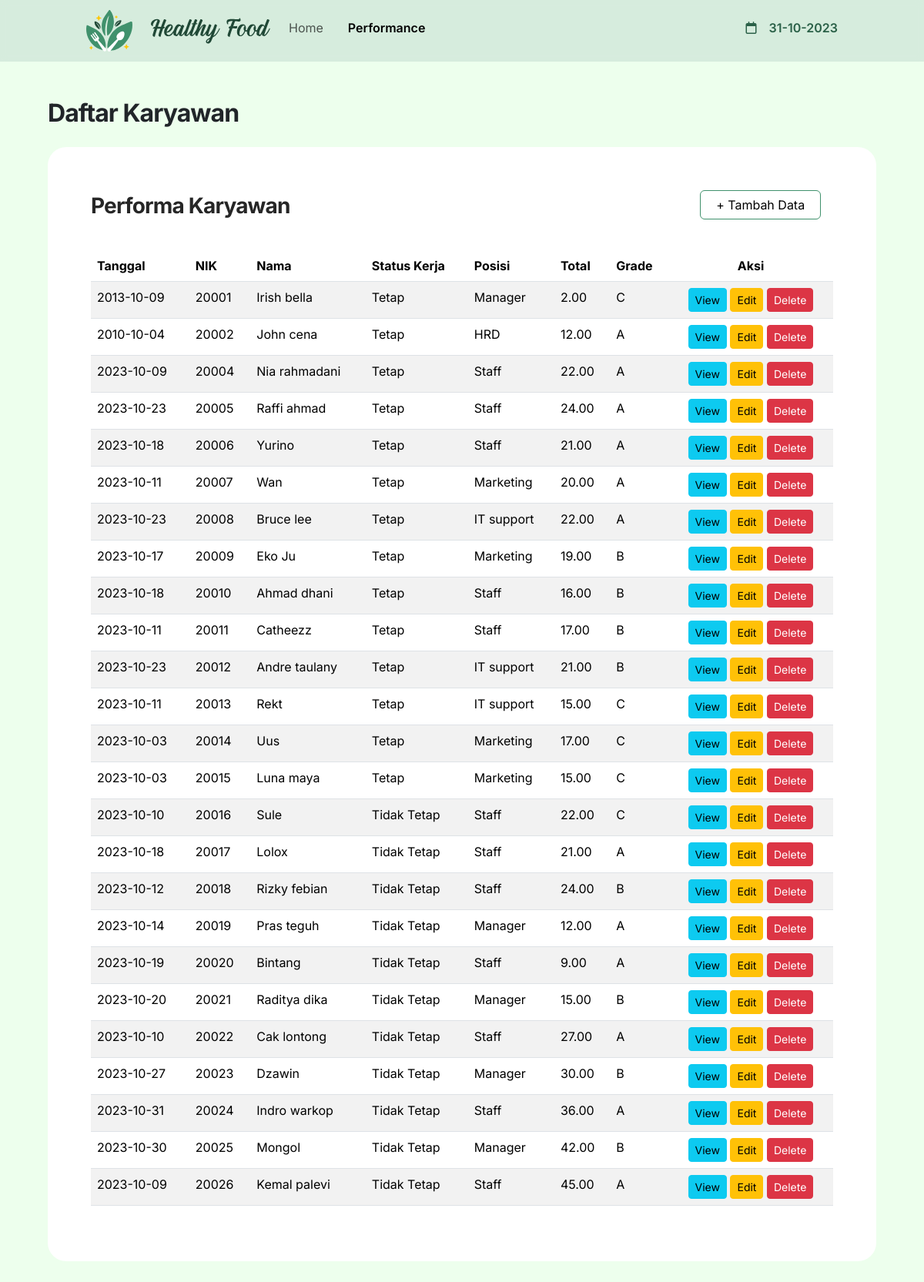
Page /performance.php on the earlier database version.
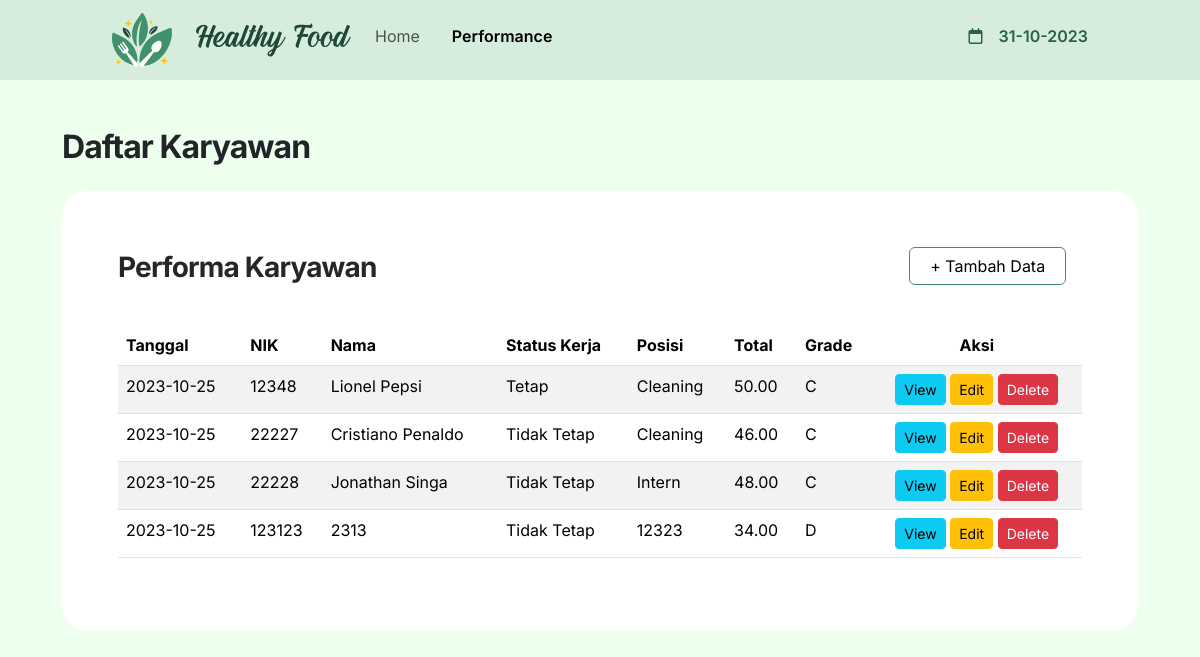
Same page on the later database version.
### tables this page shows
CREATE TABLE `performance` (
  `nik` int(8) NOT NULL,
  `foto` varchar(200) NOT NULL,
  `nama` varchar(200) NOT NULL,
  `status_kerja` enum('Tetap','Tidak Tetap') NOT NULL,
  `position` varchar(10) NOT NULL,
  `tgl_penilaian` date NOT NULL,
  `responsibility` decimal(10,2) NOT NULL,
  `teamwork` decimal(10,2) NOT NULL,
  `management_time` decimal(10,2) NOT NULL,
  `total` decimal(10,2) NOT NULL,
  `grade` varchar(3) NOT NULL
);

### performance.php (the view, shortened to what this page needs)
<?php
include "sqlConnect.php"
?>
<!DOCTYPE html>
<html lang="en">
<head>
    <link href="https://cdn.jsdelivr.net/npm/bootstrap@5.3.2/dist/css/bootstrap.min.css" rel="stylesheet">
    <link rel="stylesheet" href="style.css">
    <link rel="stylesheet" href="https://cdnjs.cloudflare.com/ajax/libs/font-awesome/6.4.2/css/all.min.css" />
</head>
<body>
    <nav class="navbar navbar-expand-lg bg-body-tertiary sticky-top">
        <div class="container-fluid">
            <a class="navbar-brand" href="#"><img src="images/logo.svg"><img src="images/logoText.svg"></a>
            <div class="collapse navbar-collapse" id="navbarNavAltMarkup">
                <div class="navbar-nav">
                    <div>
                        <a class="nav-link" aria-current="page" href="index.php">Home</a>
                        <a class="nav-link active" href="performance.php">Performance</a>
                    </div>
                    <div>
                        <i class="fa-regular fa-calendar"></i>
                        <p id="tgl">tanggal</p>
                    </div>
                </div>
            </div>
        </div>
    </nav>
    <div class="container">
        <div class="content-body">
            <h1 class="PageTitle mt-3">Daftar Karyawan</h1>
            <div class="card">
                <div class="card-body">
                    <div class="row">
                        <div class="col-12 col-lg-6">
                            <div class="card-title">
                                <h2 class="table-title mt-1">Performa Karyawan</h2>
                            </div>
                        </div>
                        <div class="col-12 col-lg-6 d-flex justify-content-end">
                            <div class="col-12 col-xl-4 col-lg-6 col-sm-12 btn-top">
                                <a href="tambah-performance.php" class="btn btn-primary" style="background-color:white;color:black;border:1;border-color:#40916C;width:100%">
                                    + Tambah Data
                                </a>
                            </div>
                        </div>
                    </div>
                </div>
                <div class="table-responsive p-3">
                    <table class="table table-striped">
                        <thead>
                            <tr>
                                <th>Tanggal</th>
                                <th>NIK</th>
                                <th>Nama</th>
                                <th>Status Kerja</th>
                                <th>Posisi</th>
                                <th>Total</th>
                                <th>Grade</th>
                                <th style="text-align:center">Aksi</th>
                            </tr>
                        </thead>
                        <tbody>
                            <?php
                            $ssql = "select * from performance";
                            $result = mysqli_query($conn, $ssql);
                            if ($result->num_rows > 0) {
                                while ($row = $result->fetch_assoc()) {
                            ?>
                                    <tr>
                                        <td><?php echo $row["tgl_penilaian"] ?></td>
                                        <td><?php echo $row["nik"] ?></td>
                                        <td><?php echo $row["nama"] ?></td>
                                        <td><?php echo $row["status_kerja"] ?></td>
                                        <td><?php echo $row["position"] ?></td>
                                        <td><?php echo $row["total"] ?></td>
                                        <td><?php echo $row["grade"] ?></td>
                                        <td align="center">
                                            <a href="view_performance.php?nik=<?php echo $row['nik']; ?>" class="btn btn-info btn-sm">View</a>
                                            <a href="edit_performance.php?nik=<?php echo $row['nik']; ?>" class="btn btn-warning btn-sm">Edit</a>
                                            <button type="button" class="btn btn-danger btn-sm" data-bs-toggle="modal" data-bs-target="#modal<?php echo $row['nik'] ?>">Delete</button>
                                        </td>
                                    </tr>
                            <?php
                                }
                            }
                            ?>
                        </tbody>
                    </table>
                </div>
            </div>
        </div>
    </div>
</body>
</html>

Differences in the rows shown:
removed performance: tgl_penilaian "2013-10-09", nik "20001", nama "Irish bella", status_kerja "Tetap", position "Manager", total "2.00", grade "C"
removed performance: tgl_penilaian "2010-10-04", nik "20002", nama "John cena", status_kerja "Tetap", position "HRD", total "12.00", grade "A"
removed performance: tgl_penilaian "2023-10-09", nik "20004", nama "Nia rahmadani", status_kerja "Tetap", position "Staff", total "22.00", grade "A"
removed performance: tgl_penilaian "2023-10-23", nik "20005", nama "Raffi ahmad", status_kerja "Tetap", position "Staff", total "24.00", grade "A"
removed performance: tgl_penilaian "2023-10-18", nik "20006", nama "Yurino", status_kerja "Tetap", position "Staff", total "21.00", grade "A"
removed performance: tgl_penilaian "2023-10-11", nik "20007", nama "Wan", status_kerja "Tetap", position "Marketing", total "20.00", grade "A"
removed performance: tgl_penilaian "2023-10-23", nik "20008", nama "Bruce lee", status_kerja "Tetap", position "IT support", total "22.00", grade "A"
removed performance: tgl_penilaian "2023-10-17", nik "20009", nama "Eko Ju", status_kerja "Tetap", position "Marketing", total "19.00", grade "B"
removed performance: tgl_penilaian "2023-10-18", nik "20010", nama "Ahmad dhani", status_kerja "Tetap", position "Staff", total "16.00", grade "B"
removed performance: tgl_penilaian "2023-10-11", nik "20011", nama "Catheezz", status_kerja "Tetap", position "Staff", total "17.00", grade "B"
removed performance: tgl_penilaian "2023-10-23", nik "20012", nama "Andre taulany", status_kerja "Tetap", position "IT support", total "21.00", grade "B"
removed performance: tgl_penilaian "2023-10-11", nik "20013", nama "Rekt", status_kerja "Tetap", position "IT support", total "15.00", grade "C"
removed performance: tgl_penilaian "2023-10-03", nik "20014", nama "Uus", status_kerja "Tetap", position "Marketing", total "17.00", grade "C"
removed performance: tgl_penilaian "2023-10-03", nik "20015", nama "Luna maya", status_kerja "Tetap", position "Marketing", total "15.00", grade "C"
removed performance: tgl_penilaian "2023-10-10", nik "20016", nama "Sule", status_kerja "Tidak Tetap", position "Staff", total "22.00", grade "C"
removed performance: tgl_penilaian "2023-10-18", nik "20017", nama "Lolox", status_kerja "Tidak Tetap", position "Staff", total "21.00", grade "A"
removed performance: tgl_penilaian "2023-10-12", nik "20018", nama "Rizky febian", status_kerja "Tidak Tetap", position "Staff", total "24.00", grade "B"
removed performance: tgl_penilaian "2023-10-14", nik "20019", nama "Pras teguh", status_kerja "Tidak Tetap", position "Manager", total "12.00", grade "A"
removed performance: tgl_penilaian "2023-10-19", nik "20020", nama "Bintang", status_kerja "Tidak Tetap", position "Staff", total "9.00", grade "A"
removed performance: tgl_penilaian "2023-10-20", nik "20021", nama "Raditya dika", status_kerja "Tidak Tetap", position "Manager", total "15.00", grade "B"
removed performance: tgl_penilaian "2023-10-10", nik "20022", nama "Cak lontong", status_kerja "Tidak Tetap", position "Staff", total "27.00", grade "A"
removed performance: tgl_penilaian "2023-10-27", nik "20023", nama "Dzawin", status_kerja "Tidak Tetap", position "Manager", total "30.00", grade "B"
removed performance: tgl_penilaian "2023-10-31", nik "20024", nama "Indro warkop", status_kerja "Tidak Tetap", position "Staff", total "36.00", grade "A"
removed performance: tgl_penilaian "2023-10-30", nik "20025", nama "Mongol", status_kerja "Tidak Tetap", position "Manager", total "42.00", grade "B"
removed performance: tgl_penilaian "2023-10-09", nik "20026", nama "Kemal palevi", status_kerja "Tidak Tetap", position "Staff", total "45.00", grade "A"
added performance: tgl_penilaian "2023-10-25", nik "12348", nama "Lionel Pepsi", status_kerja "Tetap", position "Cleaning", total "50.00", grade "C"
added performance: tgl_penilaian "2023-10-25", nik "22227", nama "Cristiano Penaldo", status_kerja "Tidak Tetap", position "Cleaning", total "46.00", grade "C"
added performance: tgl_penilaian "2023-10-25", nik "22228", nama "Jonathan Singa", status_kerja "Tidak Tetap", position "Intern", total "48.00", grade "C"
added performance: tgl_penilaian "2023-10-25", nik "123123", nama "2313", status_kerja "Tidak Tetap", position "12323", total "34.00", grade "D"
